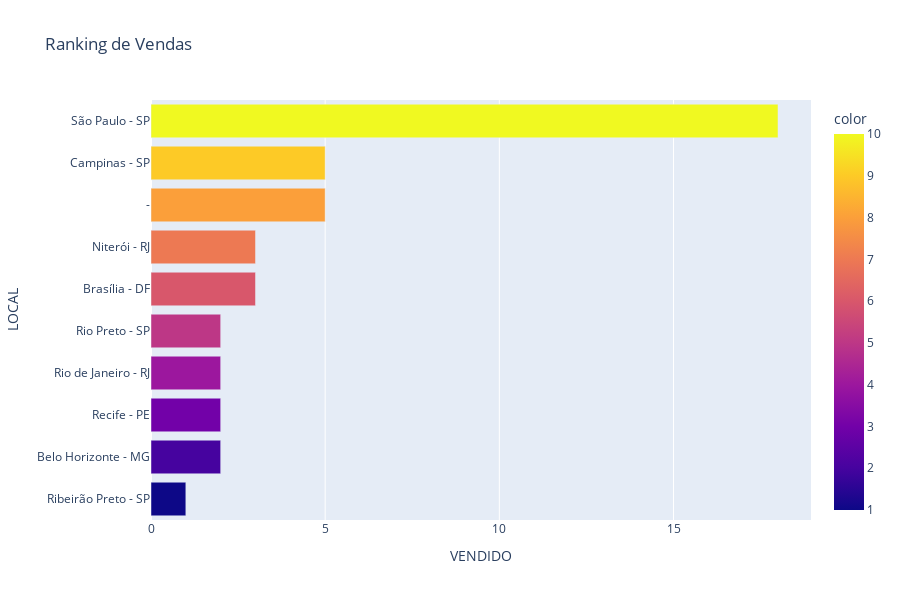

Here is the notebook cell this chart was saved with:
### Markdown cell above
Também quis mostrar de onde são os nossos LEADS convertidos:

### Code cell
venda['LOCAL'] = venda['LOCAL'].replace('São Paulo, SP','São Paulo - SP')

fig = px.bar(vendas.sort_values('VENDIDO', ascending=True), x='VENDIDO',y='LOCAL',
             orientation='h', 
             title='Ranking de Vendas',
             color=[1,2,3,4,5,6,7,8,9,10], 
             height=600, 
             width=900)
fig.show()

### Figure 1 — Plotly figure (JSON) as saved in the notebook; plotly's stock layout.template omitted (floating-point values rounded to 4 significant figures)
{"data": [{"alignmentgroup": "True", "hovertemplate": "VENDIDO=%{x}<br>LOCAL=%{y}<br>color=%{marker.color}<extra></extra>", "legendgroup": "", "marker": {"color": [1, 2, 3, 4, 5, 6, 7, 8, 9, 10], "coloraxis": "coloraxis", "pattern": {"shape": ""}}, "name": "", "offsetgroup": "", "orientation": "h", "showlegend": false, "textposition": "auto", "type": "bar", "x": [1, 2, 2, 2, 2, 3, 3, 5, 5, 18], "xaxis": "x", "y": ["Ribeirão Preto - SP", "Belo Horizonte - MG", "Recife - PE", "Rio de Janeiro - RJ", "Rio Preto - SP", "Brasília - DF", "Niterói - RJ", "-", "Campinas - SP", "São Paulo - SP"], "yaxis": "y"}], "layout": {"barmode": "relative", "coloraxis": {"colorbar": {"title": {"text": "color"}}, "colorscale": [[0, "#0d0887"], [0.1111, "#46039f"], [0.2222, "#7201a8"], [0.3333, "#9c179e"], [0.4444, "#bd3786"], [0.5556, "#d8576b"], [0.6667, "#ed7953"], [0.7778, "#fb9f3a"], [0.8889, "#fdca26"], [1, "#f0f921"]]}, "height": 600, "legend": {"tracegroupgap": 0}, "title": {"text": "Ranking de Vendas"}, "width": 900, "xaxis": {"anchor": "y", "domain": [0, 1], "title": {"text": "VENDIDO"}}, "yaxis": {"anchor": "x", "domain": [0, 1], "title": {"text": "LOCAL"}}}}
